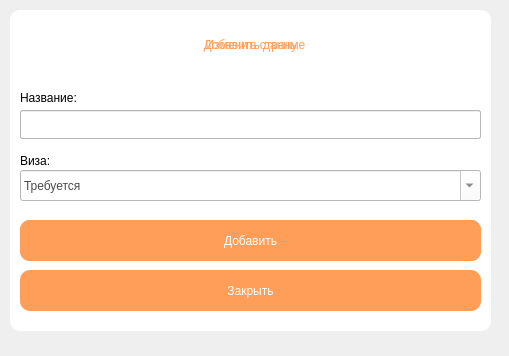
<?xml version="1.0" encoding="UTF-8"?>
<ui version="4.0">
 <class>Form21</class>
 <widget class="QWidget" name="Form21">
  <property name="geometry">
   <rect>
    <x>0</x>
    <y>0</y>
    <width>509</width>
    <height>356</height>
   </rect>
  </property>
  <property name="windowTitle">
   <string>Form</string>
  </property>
  <widget class="QLabel" name="label_10">
   <property name="geometry">
    <rect>
     <x>10</x>
     <y>10</y>
     <width>481</width>
     <height>321</height>
    </rect>
   </property>
   <property name="styleSheet">
    <string notr="true">border-radius: 10px;
background-color: rgb(255, 255, 255);
</string>
   </property>
   <property name="text">
    <string/>
   </property>
  </widget>
  <widget class="QLabel" name="label_2">
   <property name="geometry">
    <rect>
     <x>90</x>
     <y>20</y>
     <width>331</width>
     <height>51</height>
    </rect>
   </property>
   <property name="styleSheet">
    <string notr="true">font: 27pt &quot;Century Gothic&quot;;
background-color: qlineargradient(spread:pad, x1:0, y1:0, x2:1, y2:0, stop:0 rgba(0, 0, 0, 0), stop:1 rgba(255, 255, 255, 0));
color: rgb(255, 158, 88);</string>
   </property>
   <property name="text">
    <string>&lt;html&gt;&lt;head/&gt;&lt;body&gt;&lt;p align=&quot;center&quot;&gt;Изменить данные&lt;/p&gt;&lt;/body&gt;&lt;/html&gt;</string>
   </property>
  </widget>
  <widget class="QLabel" name="label">
   <property name="geometry">
    <rect>
     <x>90</x>
     <y>20</y>
     <width>321</width>
     <height>51</height>
    </rect>
   </property>
   <property name="styleSheet">
    <string notr="true">font: 27pt &quot;Century Gothic&quot;;
background-color: qlineargradient(spread:pad, x1:0, y1:0, x2:1, y2:0, stop:0 rgba(0, 0, 0, 0), stop:1 rgba(255, 255, 255, 0));
color: rgb(255, 158, 88);</string>
   </property>
   <property name="text">
    <string>&lt;html&gt;&lt;head/&gt;&lt;body&gt;&lt;p align=&quot;center&quot;&gt;Добавить страну&lt;/p&gt;&lt;/body&gt;&lt;/html&gt;</string>
   </property>
  </widget>
  <widget class="QLabel" name="label_5">
   <property name="geometry">
    <rect>
     <x>20</x>
     <y>90</y>
     <width>239</width>
     <height>16</height>
    </rect>
   </property>
   <property name="styleSheet">
    <string notr="true">font: 13pt &quot;Century Gothic&quot;;
background-color: qlineargradient(spread:pad, x1:0, y1:0, x2:1, y2:0, stop:0 rgba(0, 0, 0, 0), stop:1 rgba(255, 255, 255, 0));</string>
   </property>
   <property name="text">
    <string>Название:</string>
   </property>
  </widget>
  <widget class="QLineEdit" name="lineEdit_3">
   <property name="geometry">
    <rect>
     <x>20</x>
     <y>110</y>
     <width>461</width>
     <height>29</height>
    </rect>
   </property>
   <property name="toolTip">
    <string>&lt;html&gt;&lt;head/&gt;&lt;body&gt;&lt;p&gt;gggg&lt;/p&gt;&lt;/body&gt;&lt;/html&gt;</string>
   </property>
   <property name="toolTipDuration">
    <number>-4</number>
   </property>
   <property name="styleSheet">
    <string notr="true">font: 15pt &quot;Century Gothic&quot;;
color: rgb(75, 75, 75);
background-color: rgb(255, 255, 255);</string>
   </property>
   <property name="text">
    <string/>
   </property>
   <property name="readOnly">
    <bool>true</bool>
   </property>
   <property name="placeholderText">
    <string/>
   </property>
  </widget>
  <widget class="QLabel" name="label_6">
   <property name="geometry">
    <rect>
     <x>20</x>
     <y>150</y>
     <width>239</width>
     <height>21</height>
    </rect>
   </property>
   <property name="styleSheet">
    <string notr="true">font: 13pt &quot;Century Gothic&quot;;
background-color: qlineargradient(spread:pad, x1:0, y1:0, x2:1, y2:0, stop:0 rgba(0, 0, 0, 0), stop:1 rgba(255, 255, 255, 0));</string>
   </property>
   <property name="text">
    <string>Виза:</string>
   </property>
  </widget>
  <widget class="QComboBox" name="comboBox">
   <property name="geometry">
    <rect>
     <x>20</x>
     <y>170</y>
     <width>461</width>
     <height>31</height>
    </rect>
   </property>
   <property name="toolTipDuration">
    <number>-1</number>
   </property>
   <property name="styleSheet">
    <string notr="true">font: 15pt &quot;Century Gothic&quot;;
color: rgb(75, 75, 75);
background-color: rgb(255, 255, 255);</string>
   </property>
   <property name="editable">
    <bool>true</bool>
   </property>
   <item>
    <property name="text">
     <string>Требуется</string>
    </property>
   </item>
   <item>
    <property name="text">
     <string>Не требуется</string>
    </property>
   </item>
  </widget>
  <widget class="QPushButton" name="pushButton_3">
   <property name="geometry">
    <rect>
     <x>20</x>
     <y>220</y>
     <width>461</width>
     <height>41</height>
    </rect>
   </property>
   <property name="styleSheet">
    <string notr="true">font: 20pt &quot;Century Gothic&quot;;
color: rgb(255, 255, 255);
border-width: 50px;
border-radius: 10px;
background-color: rgb(255, 158, 88);</string>
   </property>
   <property name="text">
    <string>Изменить</string>
   </property>
  </widget>
  <widget class="QPushButton" name="pushButton">
   <property name="geometry">
    <rect>
     <x>20</x>
     <y>220</y>
     <width>461</width>
     <height>41</height>
    </rect>
   </property>
   <property name="styleSheet">
    <string notr="true">font: 20pt &quot;Century Gothic&quot;;
color: rgb(255, 255, 255);
border-width: 50px;
border-radius: 10px;
background-color: rgb(255, 158, 88);</string>
   </property>
   <property name="text">
    <string>Добавить</string>
   </property>
  </widget>
  <widget class="QPushButton" name="pushButton_2">
   <property name="geometry">
    <rect>
     <x>20</x>
     <y>270</y>
     <width>461</width>
     <height>41</height>
    </rect>
   </property>
   <property name="styleSheet">
    <string notr="true">font: 20pt &quot;Century Gothic&quot;;
color: rgb(255, 255, 255);
border-width: 50px;
border-radius: 10px;
background-color: rgb(255, 158, 88);</string>
   </property>
   <property name="text">
    <string>Закрыть</string>
   </property>
  </widget>
  <widget class="QLineEdit" name="lineEdit">
   <property name="geometry">
    <rect>
     <x>20</x>
     <y>110</y>
     <width>461</width>
     <height>29</height>
    </rect>
   </property>
   <property name="toolTip">
    <string>&lt;html&gt;&lt;head/&gt;&lt;body&gt;&lt;p&gt;gggg&lt;/p&gt;&lt;/body&gt;&lt;/html&gt;</string>
   </property>
   <property name="toolTipDuration">
    <number>-4</number>
   </property>
   <property name="styleSheet">
    <string notr="true">font: 15pt &quot;Century Gothic&quot;;
color: rgb(75, 75, 75);
background-color: rgb(255, 255, 255);</string>
   </property>
   <property name="text">
    <string/>
   </property>
   <property name="placeholderText">
    <string/>
   </property>
  </widget>
 </widget>
 <resources/>
 <connections/>
</ui>
